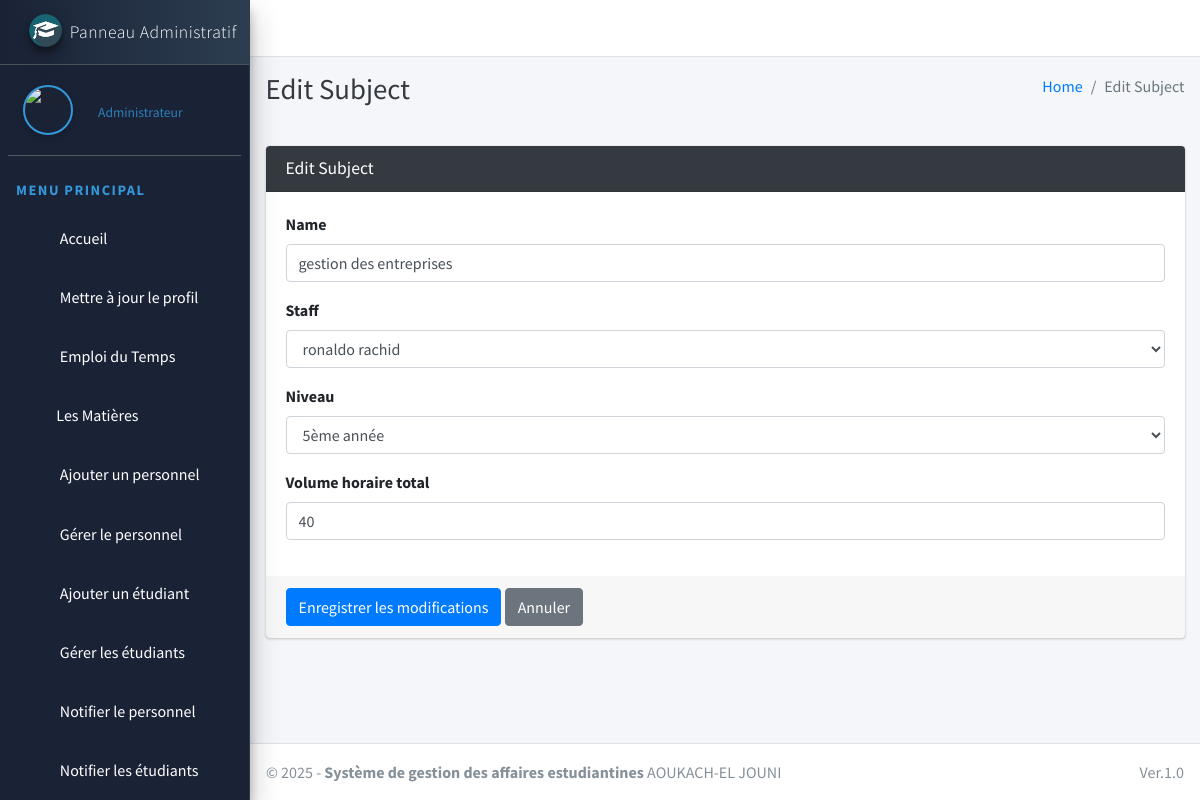
The app's page /subject/edit/10 (signed in), older data.
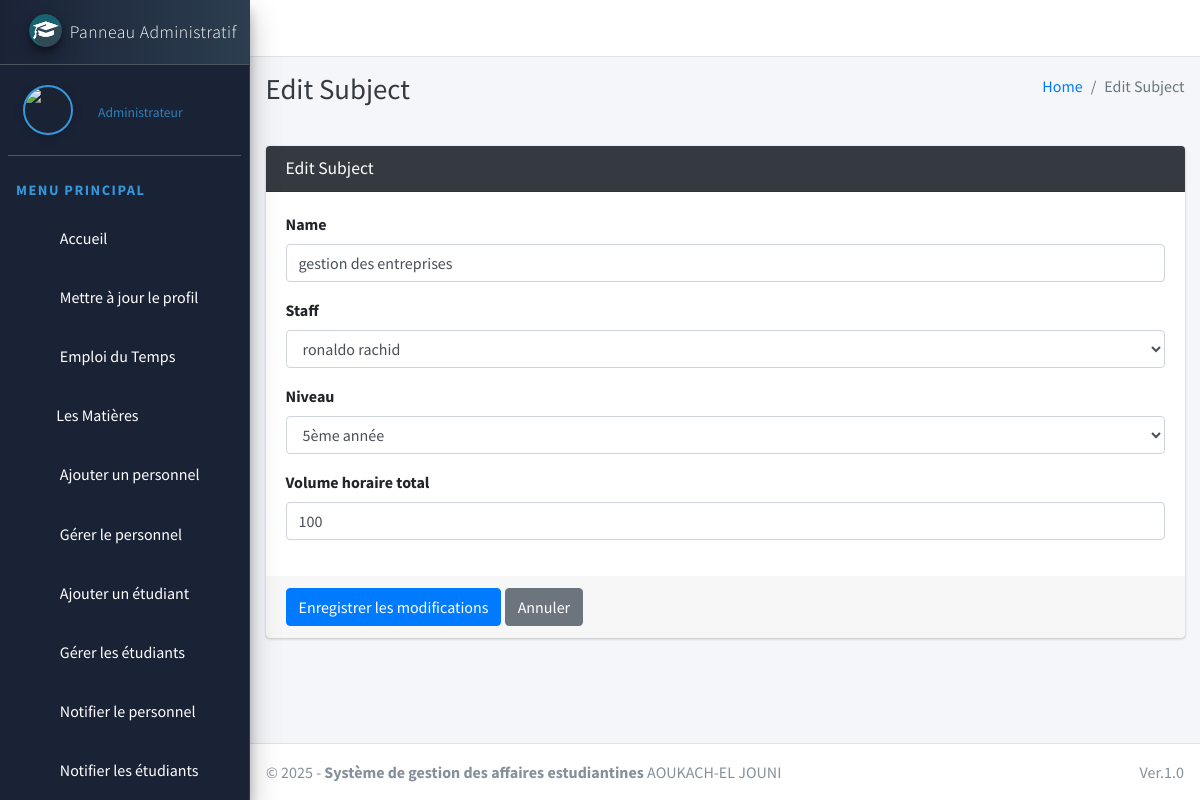
The same page, newer data.
### main_app/models.py (models this page shows, shortened)
class Subject(models.Model):
    name = models.CharField(max_length=120)
    staff = models.ForeignKey(Staff,on_delete=models.CASCADE,)
    niveau = models.CharField(
        max_length=20,
        choices=[
            ('3ème année', '3ème année'),
            ('4ème année', '4ème année'),
            ('5ème année', '5ème année'),
             ('6ème année', '6ème année'),
        ],
        default='3ème année'
    )
    volume_horaire_total = models.IntegerField(default=40)  # 30-40 heures
    updated_at = models.DateTimeField(auto_now=True)
    created_at = models.DateTimeField(auto_now_add=True)
    heures_ajoutees = models.IntegerField(default=0, null=True, blank=True)
    progression_cours = models.IntegerField(default=0)  # Progression en %
    volume_horaire_restant = models.IntegerField(default=40, null=True, blank=True)  # Initialisé avec le total

### main_app/hod_views.py (the view, shortened to what this page needs)
def edit_subject(request, subject_id):
    instance = get_object_or_404(Subject, id=subject_id)
    form = SubjectForm(request.POST or None, instance=instance)
    context = {
        'form': form,
        'subject_id': subject_id,
        'page_title': 'Edit Subject'
    }
    return render(request, 'hod_template/edit_subject_template.html', context)

### main_app/forms.py
class SubjectForm(FormSettings):
    class Meta:
        model = Subject
        fields = ['name', 'staff', 'niveau', 'volume_horaire_total']
        widgets = {
            'name': forms.TextInput(attrs={'class': 'form-control'}),
            'staff': forms.Select(attrs={'class': 'form-control'}),
            'niveau': forms.Select(attrs={'class': 'form-control'}),
            'volume_horaire_total': forms.NumberInput(attrs={'class': 'form-control'})
        }

### main_app/models.py (called while the page is built)
    def __str__(self):
        return self.admin.last_name + " " + self.admin.first_name

### main_app/templates/hod_template/edit_subject_template.html (shortened to what this page needs)
{% extends 'main_app/base.html' %}
{% load static %}
{% block page_title %}{{page_title}}{% endblock page_title %}
{% block content %}
<section class="content">
    <div class="container-fluid">
        <div class="row">
            <div class="col-md-12">
                <div class="card card-dark">
                    <div class="card-header">
                        <h3 class="card-title">{{page_title}}</h3>
                    </div>
                    <form method="post" novalidate>
                        <div class="card-body">
                            {% for field in form %}
                                <div class="form-group">
                                    <label for="{{ field.id_for_label }}">{{ field.label }}</label>
                                    {{ field }}
                                </div>
                            {% endfor %}
                        </div>
                        <div class="card-footer">
                            <button type="submit" class="btn btn-primary">Enregistrer les modifications</button>
                            <a href="{% url 'manage_subject' %}" class="btn btn-secondary">Annuler</a>
                        </div>
                    </form>
                </div>
            </div>
        </div>
    </div>
</section>
{% endblock content %}

Row changes from the older to the newer data that the page shows:
changed Subject "gestion des entreprises": volume_horaire_total "40" → "100"
